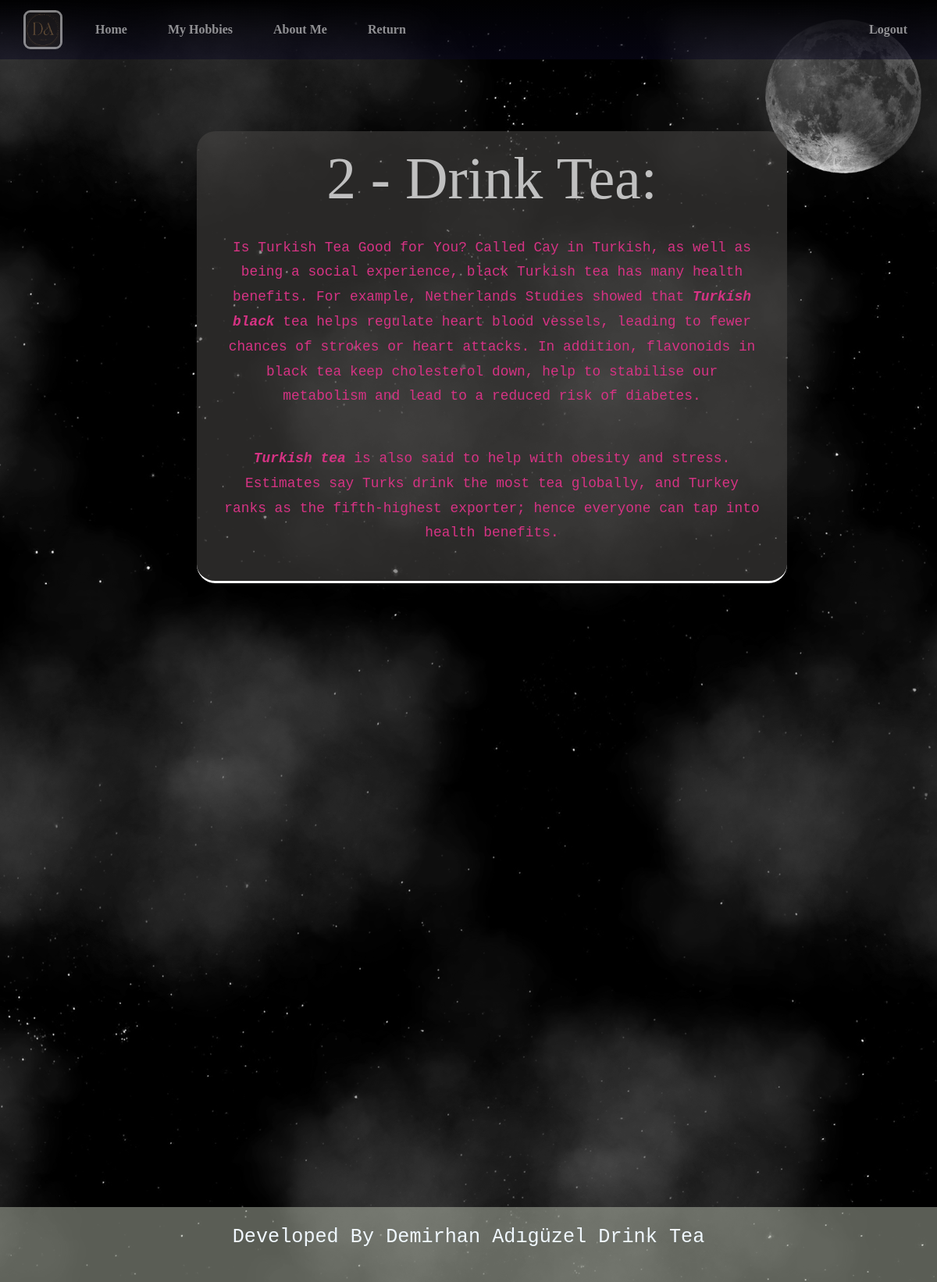
Page /hoby/drink-tea-571610632-2 (signed in) on the committed database.
### blog/models.py (models this page shows, shortened)
class Hobies(models.Model):
    title = models.CharField(max_length=255)
    image = models.ImageField(upload_to="blog_images")
    description = RichTextField()
    is_showed=models.BooleanField(default=False)
    yol=models.SlugField(null=False,blank=True, unique=True,db_index=True,editable=False)
    kategori=models.ForeignKey(Categories,default=1,on_delete=models.CASCADE)

### blog/views.py (the view)
# urls.py: path("hoby/<slug:yol>-<int:id>", views.hobydetails,name="hoby_detail"),
def hobydetails(request ,yol,id):
    if not request.user.is_authenticated:
        return redirect("logout")
    veridetaylari=Hobies.objects.get(yol=yol,id=id)
    return render(request,"blog/hobydetails.html",{'secim':veridetaylari,"active_page":"hobidetay",})

### blog/templates/blog/hobydetails.html (shortened to what this page needs)
{% extends "Base.html" %}
{% block content %}
    <div class="information fix">
        <h1> {{secim.id}} - {{secim.title|title}}:</h1>
        {{secim.description|safe}}
    </div>
{% endblock content %}

### AnaSablonlar/Base.html (shortened to what this page needs)
{% load static %}
<!DOCTYPE html>
<html lang="tr">
{% include "bilesenler/_head.html" %}
</head>
<body >
    <nav class="navbar navbar-expand-lg navbar-dark bg-ozel" style="z-index: 5; position: absolute; width: 100%; top: 0px;">
        <div class="container-fluid">
            <a class="navbar-brand" href="{% static 'img/logo1.png' %}" target="_blank"><img id="sayfa_logosu" src="{% static 'img/logo1.png' %}" width="50" height="50" style="opacity:0.5; margin:0;"class="d-inline-block align-top" alt=""></a>
            <div class="collapse navbar-collapse" id="navbarSupportedContent">
                {% if user.is_authenticated %}
                    <ul class="navbar-nav me-auto mb-2 mb-lg-0">
                        {% include "bilesenler/_navbar.html" %}
                    </ul>
                    <ul class="navbar-nav ms-auto mb-2 mb-lg-0">
                        <li class="nav-item">
                            <a class="nav-link texttype-times" href="{% url "logout" %}"><b>Logout</b></a>
                        </li>
                    </ul>
                {% endif %}
            </div>
        </div>
    </nav>
    {% block content %}{% endblock content %}
    <div class="background-container">
        <div class="clouds" style="background: transparent url({% static 'img/clouds_repeat.png' %} ) repeat;"></div>
    </div>
    <footer id="sayfa_sonu">
        <div id="information">
        <h6 style="font-size:2.1vw;">
            Developed By Demirhan Adıgüzel {% if active_page == "hobidetay" %}{{secim.title}}{% else %}{{active_page|title}}{% endif %}
        </h6>
    </div>
    </footer>
</body>
</html>

### rows in the picture
Hobies: id "2", title "Drink Tea", description "Is Turkish Tea Good for You? Called Cay in Turkish, as well as being a social experience, black Turkish tea has many health benefits. For example, Netherlands Studies showed that Turkish black tea helps regulate heart blood vessels, leading to fewer chances of strokes or heart attacks. In addition, flavonoids in black tea keep cholesterol down, help to stabilise our metabolism and lead to a reduced risk of diabetes. Turkish tea is also said to help with obesity and stress. Estimates say Turks drink the most tea globally, and Turkey ranks as the fifth-highest exporter; hence everyone can tap into health benefits."
